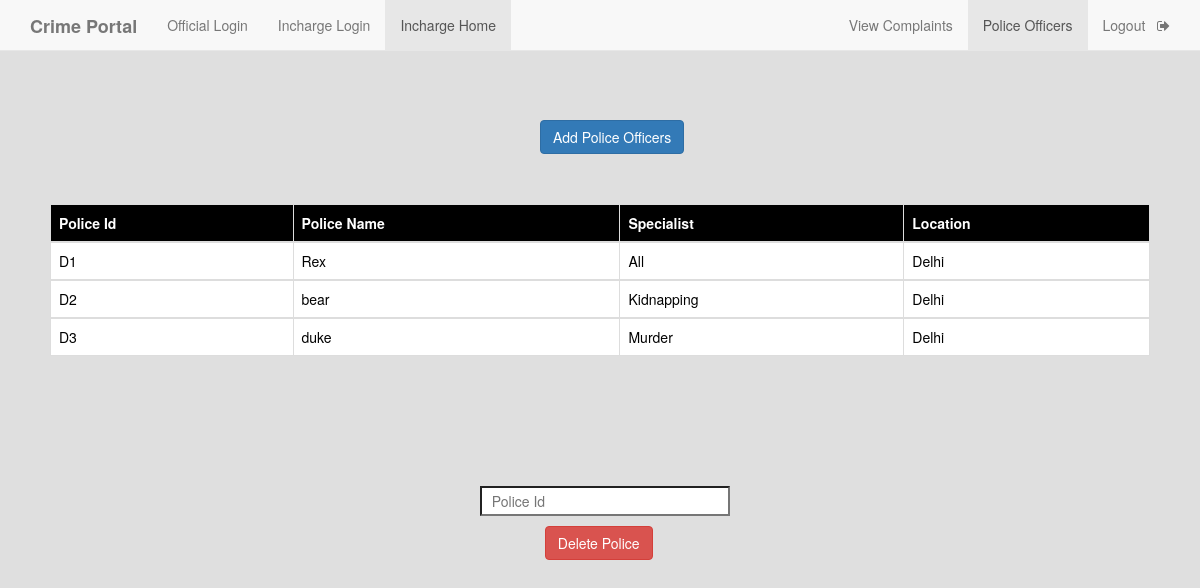
Screenshot of /incharge_view_police.php (signed in) with the database file from the repository.
### tables this page shows
CREATE TABLE `police` (
  `p_name` varchar(50) NOT NULL,
  `p_id` varchar(50) NOT NULL,
  `spec` varchar(50) NOT NULL,
  `location` varchar(50) NOT NULL,
  `p_pass` varchar(50) NOT NULL
);

### incharge_view_police.php (the view, shortened to what this page needs)
<!DOCTYPE html>
<html>
<head>
    <?php
    $conn=mysqli_connect("localhost","root","root","crime_portal");
    $i_id=$_SESSION['email'];
    $result1=mysqli_query($conn,"SELECT location FROM police_station where i_id='$i_id'");
    $q2=mysqli_fetch_assoc($result1);
    $location=$q2['location'];
    $result=mysqli_query($conn,"select p_id,p_name,spec,location from police where location='$location'");
    ?>
	<link rel="stylesheet" type="text/css" href="https://maxcdn.bootstrapcdn.com/bootstrap/3.3.5/css/bootstrap.min.css">
	<link rel="stylesheet" type="text/css" href="https://maxcdn.bootstrapcdn.com/font-awesome/4.4.0/css/font-awesome.min.css">
</head>
<body style="background-color: #dfdfdf">
	<nav  class="navbar navbar-default navbar-fixed-top">
  <div class="container">
    <div class="navbar-header">
      <a class="navbar-brand" href="index.php"><b>Crime Portal</b></a>
    </div>
    <div id="navbar" class="collapse navbar-collapse">
      <ul class="nav navbar-nav">
        <li><a href="official_login.php">Official Login</a></li>
        <li><a href="inchargelogin.php">Incharge Login</a></li>
        <li class="active"><a href="incharge_view_police.php">Incharge Home</a></li>
      </ul>
      <ul class="nav navbar-nav navbar-right">
        <li><a href="Incharge_complain_page.php">View Complaints</a></li>
        <li class="active" ><a href="incharge_view_police.php">Police Officers</a></li>
        <li><a href="inc_logout.php">Logout &nbsp <i class="fa fa-sign-out" aria-hidden="true"></i></a></li>
      </ul>
    </div>
  </div>
 </nav>
 <div  style="margin-top: 10%;margin-left: 45%">
   <a href="police_add.php"><input  type="button" name="add" value="Add Police Officers" class="btn btn-primary"></a>
 </div>
    <div style="padding:50px;">
   <table class="table table-bordered">
    <thead class="thead-dark" style="background-color: black; color: white;">
      <tr>
        <th scope="col">Police Id</th>
        <th scope="col">Police Name</th>
        <th scope="col">Specialist</th>
        <th scope="col">Location</th>
      </tr>
    </thead>
<?php
      while($rows=mysqli_fetch_assoc($result)){
    ?>
    <tbody style="background-color: white; color: black;">
      <tr>
        <td><?php echo $rows['p_id']; ?></td>
        <td><?php echo $rows['p_name']; ?></td>
        <td><?php echo $rows['spec']; ?></td>
        <td><?php echo $rows['location']; ?></td>
      </tr>
    </tbody>
    <?php
    }
    ?>
</table>
 </div>
    <form style="margin-top: 5%; margin-left: 40%;" method="post">
      <input type="text" name="pid" style="width: 250px; height: 30px; background-color:white;" placeholder="&nbsp Police Id" id="ciid" onfocusout="f1()" required>
        <div>
      <input class="btn btn-danger" type="submit" value="Delete Police" name="s2" style="margin-top: 10px; margin-left: 9%;">
        </div>
    </form>
</body>
</html>

### rows the page displays
police: p_id "D1", p_name "Rex", spec "All", location "Delhi"
police: p_id "D2", p_name "bear", spec "Kidnapping", location "Delhi"
police: p_id "D3", p_name "duke", spec "Murder", location "Delhi"
